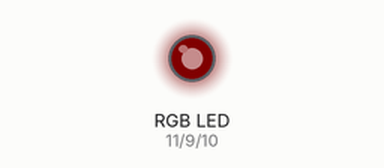
Recording of a sketch running on a simulated Arduino Uno, built with avr-gcc and run on an emulated ATmega328P. On the bench: an RGB LED mixed from three pins (HIGH = lit). Dim RGB values are drawn brighter than linear.

Above: at 0.05 s.
At 0.95 s:
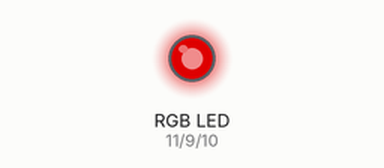
At 1.4 s:
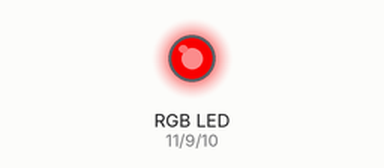
At 2.75 s:
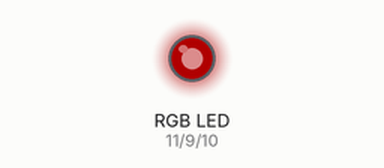
Timing chart, 0 to 7.0 s (numbered marks = the images above):
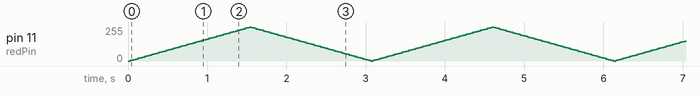

The sketch:

Task2_FadeRed.ino
```cpp
/* HERIOT-WATT UNIVERSITY
 School of Engineering and Physical Sciences
 Mechanical Engineering Laboratory
 Arduino Experiments

 RGB LED control: FadeRed

 */

int redPin = 11;
int bluePin = 10;
int greenPin = 9;

// Adjust the brightness of the RGB LED
int brightness = 0;    // how bright the LED is
int fadeAmount = 5;    // how many points to fade the LED by

//setup function
void setup()
{
 // Sets the data rate in bits per second (baud) for serial data transmission.
  Serial.begin(9600);

  // Set the pins defined by redPin etc. as outputs
  pinMode(redPin, OUTPUT);
  pinMode(greenPin, OUTPUT);
  pinMode(bluePin, OUTPUT);

}

//loop function
void loop()
{
   analogWrite(redPin, brightness);

  // change the brightness for next time through the loop
  brightness = brightness + fadeAmount;

  // reverse the direction of the fading at the ends of the fade
  if (brightness <= 0 || brightness >= 255)
    {
      fadeAmount = -fadeAmount;
    }
  // wait for 30 milliseconds to see the dimming effect
  delay(30);

}
```
